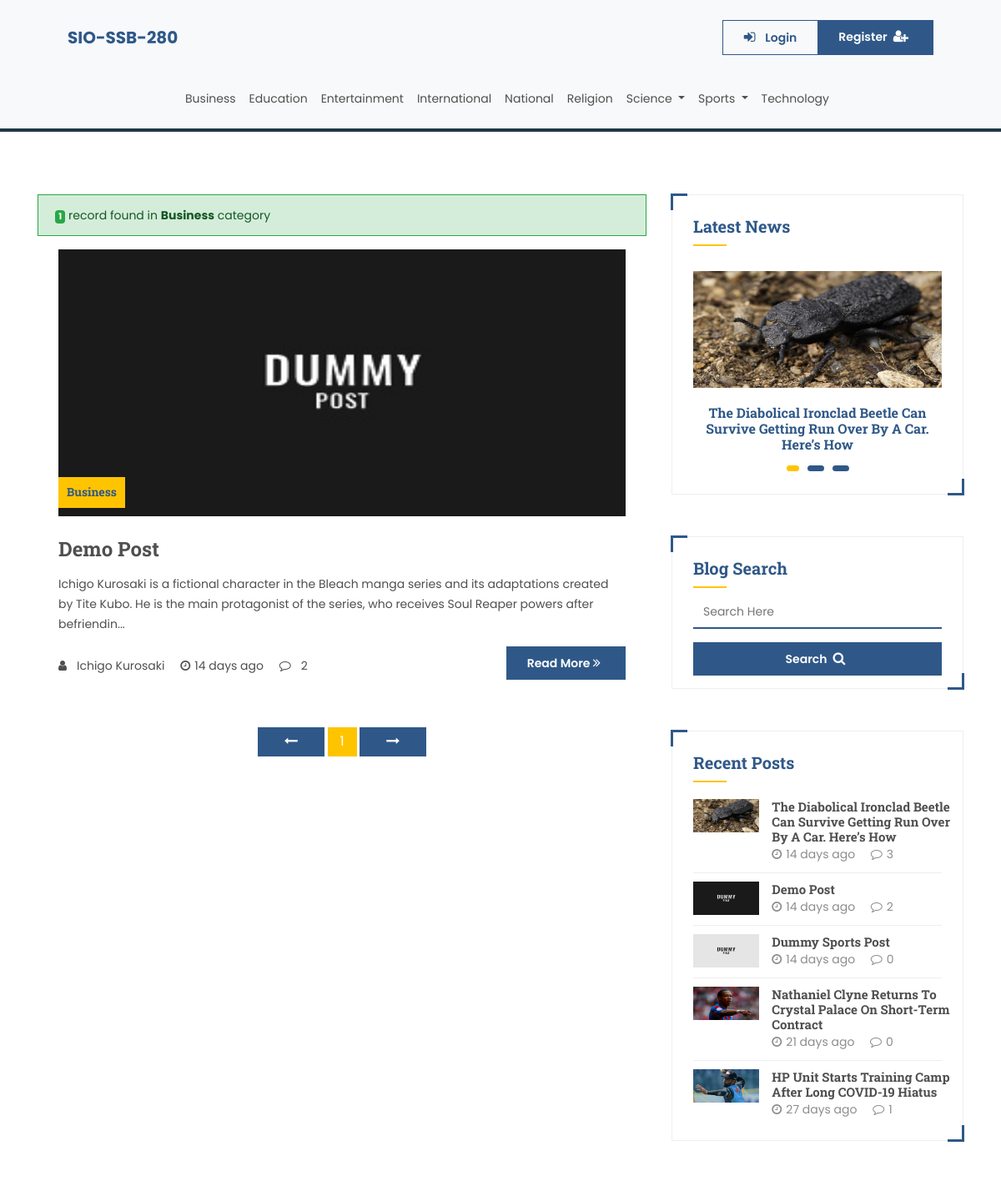
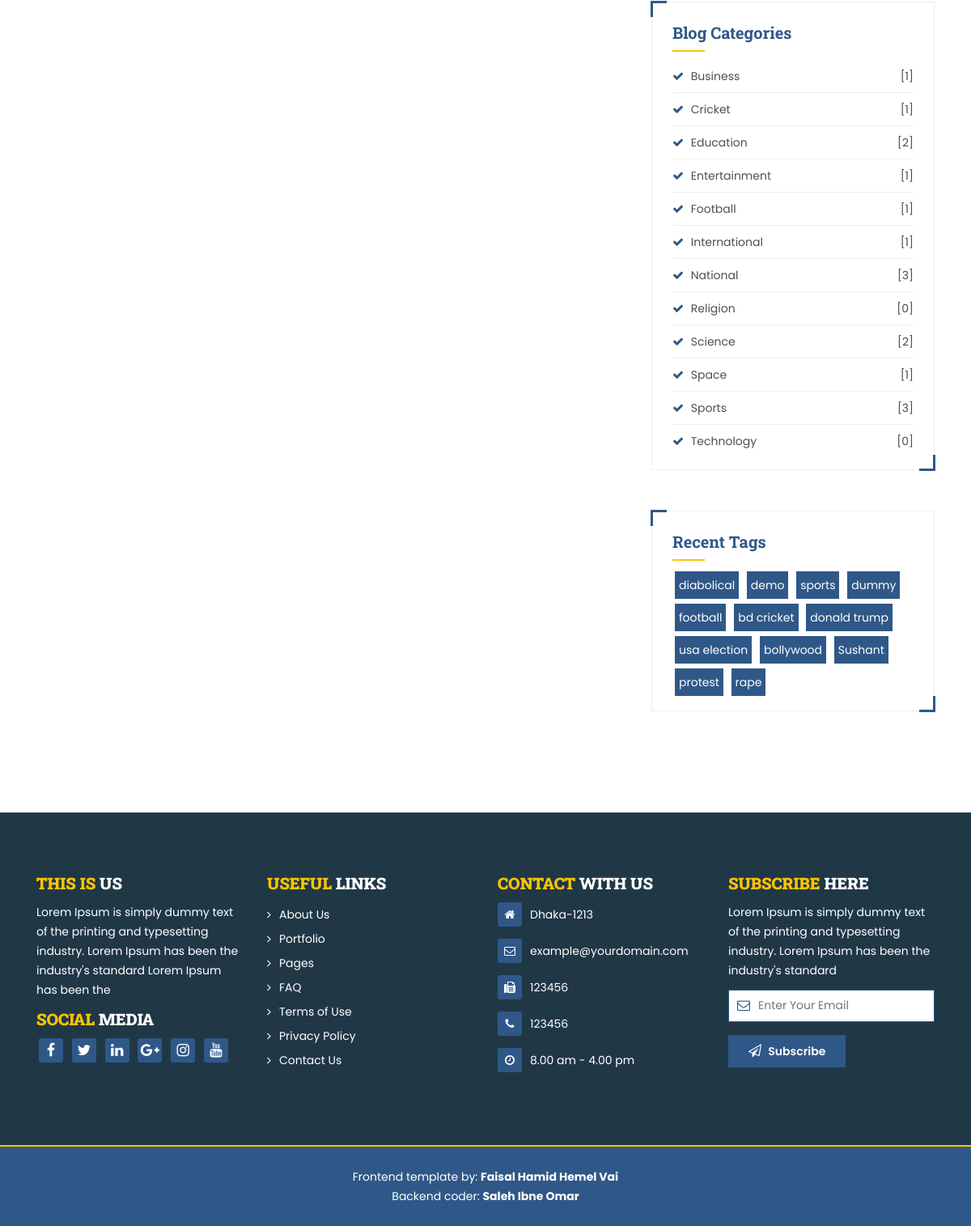
The app's page /post-by-category.php?category=Business with its own data (2 pictures, top to bottom).
### tables this page shows
CREATE TABLE `category` (
  `id` int(11) NOT NULL,
  `name` varchar(250) NOT NULL,
  `description` text DEFAULT NULL,
  `parent` int(11) NOT NULL DEFAULT 0,
  `status` tinyint(2) NOT NULL DEFAULT 1
);

CREATE TABLE `post` (
  `p_id` int(11) NOT NULL,
  `title` varchar(250) NOT NULL,
  `description` longtext NOT NULL,
  `image` text NOT NULL,
  `tags` varchar(250) DEFAULT NULL,
  `status` tinyint(1) NOT NULL COMMENT '0 = Draf\r\n1= Published',
  `dateTimePosted` datetime NOT NULL,
  `categoryId` int(11) NOT NULL,
  `authorId` int(11) NOT NULL
);

### post-by-category.php (the view, shortened to what this page needs)
<?php include 'includes/header.php'; ?>
    <section class="sub-page-section">
    </section>
    <section>
        <div class="container">
            <div class="row">
                <div class="col-md-8">
                <?php
                    if(isset($_GET['category'])){
                        $category= mysqli_real_escape_string($conn, trim($_GET['category']));
                        $category = str_replace("_"," ", $category);
                        $countQuery = "SELECT p.p_id FROM frontend_index_main_section_without_national_sorting_view p WHERE  p.catId=(SELECT id FROM category WHERE name='$category' AND status=1) OR p.catParent=(SELECT id FROM category WHERE name='$category' AND status=1) ";
                        $categoryResultCount = $conn->query($countQuery)->num_rows;
                        $viewQuery  ="SELECT p.*, COUNT(cmt.cid) AS 'byCatCmtCount' FROM frontend_index_main_section_without_national_sorting_view p LEFT JOIN sv_comments_onp_view cmt ON cmt.pid=p.p_id AND cmt.status=1 AND cmt.visitorStatus=1 WHERE ( p.catId=(SELECT id FROM category WHERE name='$category' AND status=1) OR p.catParent=(SELECT id FROM category WHERE name='$category' AND status=1) ) GROUP BY p.p_id  ORDER BY p.p_id DESC LIMIT ?, ?";
                        $page = "post-by-category.php?category={$category}&";
                        $result = paginationResult($categoryResultCount, $viewQuery, $page);
                    }
                    else{
                        header("Location: index.php");
                        exit();
                    }
                ?>
                <?php if($categoryResultCount==0){ ?>
                    <div class="alert alert-info rounded-0 border-info">
                       <b>No records found!</b>
                    </div>
                <?php } else{ ?>
                    <div class="alert alert-success rounded-0 border-success">
                      <span class="badge badge-success"><?=$categoryResultCount;?></span><?php if($categoryResultCount==1){ echo ' record '; }else { echo ' records '; } ?> found in <b><?=$category;?></b> category
                    </div>
                <?php
                while($row = $result->fetch_assoc()){
                    extract($row);
                ?>
                    <div class="blog-post">
                        <div class="blog-banner">
                            <a href="single-post.php?post_id=<?=$p_id;?>">
                                <img src="admin/images/posts/<?=$image;?>" >
                                <div class="blog-category-name">
                                    <h6><?=$categoryName;?></h6>
                                </div>
                            </a>
                        </div>
                        <div class="blog-description">
                            <a href="single-post.php?post_id=<?=$p_id;?>">
                                <h3 class="post-title"><?=$title;?></h3>
                            </a>
                            <p>
                                <?=$shortDescription;?>...
                            </p>
                            <div class="row">
                                <div class="col-md-8">
                                    <div class="blog-info">
                                        <ul>
                                            <li><i class="fa fa-user"></i>&ensp;<?=$authorName;?></li>
                                            <li><i class="fa fa-clock-o"></i><?=elapsedTime($dateTimePosted);?></li>
                                            <li><i class="fa fa-comment-o"></i>&ensp;<?=$byCatCmtCount;?></li>
                                        </ul>
                                    </div>
                                </div>
                                <div class="col-md-4 read-more-btn">
                                    <a href="single-post.php?post_id=<?=$p_id;?>" class="btn-main">Read More <i class="fa fa-angle-double-right"></i></a>
                                </div>
                            </div>
                        </div>
                    </div>
                <?php } ?>
                    <div class="paginetion">
                        <ul>
                            <?php
                            echo paginationNavs($page);
                            ?>
                        </ul>
                    </div>
                <?php }  ?>
                </div>
                <?php include 'includes/aside.php'; ?>
            </div>
        </div>
    </section>
<?php include 'includes/footer.php'; ?>
<?php include 'includes/bottom.php'; ?>

### includes/header.php (shortened to what this page needs)
<?php
    require 'config/db.php';
    include 'config/functions.php';
    $hasLoggedInVisitor = false;
?>
<!doctype html>
<html lang="en">
  <head>
    <link rel="stylesheet" type="text/css" href="assets/bootstrap/css/bootstrap.min.css">
    <link rel="stylesheet" type="text/css" href="assets/css/font-awesome.min.css">
    <link rel="stylesheet" type="text/css" href="assets/css/flaticon.css">
    <link rel="stylesheet" type="text/css" href="assets/css/animate.min.css">
    <link rel="stylesheet" type="text/css" href="assets/css/owl.carousel.min.css">
    <link rel="stylesheet" type="text/css" href="assets/css/owl.theme.default.min.css">
    <link rel="stylesheet" type="text/css" href="assets/css/jquery.fancybox.min.css">
    <link rel="stylesheet" href="assets/toastr/toastr.min.css">
    <link rel="stylesheet" type="text/css" href="assets/css/style.css">
    <link rel="stylesheet" type="text/css" href="assets/css/responsive.css">
  </head>
  <body>
    <header class="bg-light">
        <div class="container col-lg-11 col-md-12">
            <div class="row">
                <div class="col-md-12">
                    <nav class="navbar navbar-expand-lg  bg-transparent py-4" >
                        <a class="navbar-brand" href="index.php"> <b>SIO-SSB-280</b> </a>
                        <?php if($hasLoggedInVisitor){?>
                          <div class="dropdown ml-auto">
                            <button class="btn-main dropdown-toggle" type="button" id="dropdownMenuButton" data-toggle="dropdown" aria-haspopup="true" aria-expanded="false">
                            <i class="fa fa-user-o" aria-hidden="true"></i>
                              <?php echo explode(" ", $_SESSION['visitorData']['name'])[0]; ?>&ensp;
                              <i class="fa fa-caret-down" aria-hidden="true"></i>
                            </button>
                            <div class="dropdown-menu bs-dropdown-menu dropdown-menu-right mt-3" aria-labelledby="dropdownMenuButton">
                              <a class="dropdown-item" href="profile.php?operation=view"><i class="fa fa-user-o" aria-hidden="true"></i>&ensp;Profile</a>
                              <a class="dropdown-item" href="logout.php"><i class="fa fa-sign-out" aria-hidden="true"></i>&ensp;Logout</a>
                            </div>
                        </div>
                        <?php }else{ ?>
                          <div class="btn-group  ml-auto" role="group">
                            <a href="login-register.php?operation=login" class="btn-main login-nav-btn" ><i class="fa fa-sign-in fa-sign-in-nav" aria-hidden="true"></i>&ensp;Login</a>
                            <a href="login-register.php?operation=register" class="btn-main">Register&ensp;<i class="fa fa-user-plus " aria-hidden="true"></i></a>
                          </div>
                        <?php } ?>
                    </nav>
                </div>
            </div>
        </div>
        <div class="container col-lg-11 col-md-12">
            <div class="row">
                <div class="col-md-12">
                    <nav class="navbar navbar-expand-lg  bg-transparent pb-3 pt-2 " >
                        <div class="collapse navbar-collapse" id="navbarSupportedContent">
                          <ul class="navbar-nav mx-auto">
                          <?php
                              $query  = "SELECT name AS 'navCategoryName', id AS 'navCategoryId' FROM category WHERE  status  = 1 AND parent=0 ORDER BY name ASC ";
                              $result = mysqli_query($conn, $query);
                              while($row = mysqli_fetch_assoc($result)){
                                extract($row);
                                $subCategoryQuery  = "SELECT name AS 'navSubCatName', id AS 'navSubCatId' FROM category WHERE parent='$navCategoryId' AND status = 1";
                                $subCategoryResult = mysqli_query($conn, $subCategoryQuery);
                                $countSubCategory  = mysqli_num_rows($subCategoryResult);
                                $spaceReplacedMainCategoryName = str_replace(" ", "_", $navCategoryName);
                          ?>
                            <?php if($countSubCategory==0){ ?>
                              <li class="nav-item">
                                  <a class="nav-link" href="post-by-category.php?category=<?=$spaceReplacedMainCategoryName;?>"><?=$navCategoryName;?></a>
                              </li>
                          <?php } else {?>
                             <li class="nav-item dropdown">
                              <a class="nav-link dropdown-toggle" href="#" id="navbarDropdown" role="button" data-toggle="dropdown" aria-haspopup="true" aria-expanded="false">
                              <?=$navCategoryName;?>
                              </a>
                            </li>
                            <?php } } ?>
                          </ul>
                        </div>
                      </nav>
                </div>
            </div>
        </div>
    </header>

### includes/aside.php (shortened to what this page needs)
<div class="col-md-4">
<div class="widget latest-news-responsive-margin">
    <h4>Latest News</h4>
    <div class="title-border"></div>
    <div class="sidebar-latest-news owl-carousel owl-theme">
        <?php
            $latestNewsQuery  = "SELECT p_id AS 'latestPid', title 'latestPostTitle', image 'latestPostImage', SUBSTRING(description, 1, 50) AS 'latestPostDescription' FROM post WHERE status=1 ORDER BY p_id DESC LIMIT 3";
            $latestNewsResult = mysqli_query($conn, $latestNewsQuery);
            while($row = mysqli_fetch_assoc($latestNewsResult)){
                extract($row);
        ?>
        <div class="item">
            <div class="latest-news">
                <div class="latest-news-image">
                    <a href="single-post.php?post_id=<?=$latestPid;?>">
                        <img src="admin/images/posts/<?=$latestPostImage;?>">
                    </a>
                </div>
                <h5><?=$latestPostTitle;?></h5>
            </div>
        </div>
        <?php } ?>
    </div>
</div>
<div class="widget">
        <h4>Blog Search</h4>
        <div class="title-border"></div>
        <div class="search-bar">
            <form method="GET" action="post-search.php">
                <div class="form-group">
                    <input type="text" name="searchKey" maxlength="50" placeholder="Search Here" autocomplete="off" class="form-input">
                </div>
                <div class="read-more-btn">
                    <button type="submit" class="w-100 btn-main">Search&ensp;<i class="fa fa-search" aria-hidden="true"></i></button>
                </div>
            </form>
        </div>
</div>
<div class="widget">
    <h4>Recent Posts</h4>
    <div class="title-border"></div>
    <div class="recent-post">
    <?php
        $recentPostQuery = "SELECT p.p_id AS 'recentPostId', p.title AS 'recentPostTitle', p.image AS 'recentPostImage', p.dateTimePosted AS 'recentPostDateTime', COUNT(cmt.cid) AS 'recentPostCmtCount' FROM frontend_index_main_section_without_national_sorting_view p LEFT JOIN sv_comments_onp_view cmt ON cmt.pid=p.p_id AND cmt.status=1 AND cmt.visitorStatus=1 GROUP BY p.p_id ORDER BY p.p_id DESC LIMIT 5";
        $recentPostResult = mysqli_query($conn, $recentPostQuery);
        while($row = mysqli_fetch_assoc($recentPostResult)){
            extract($row);
    ?>
        <div class="recent-post-item">
            <div class="row">
                <div class="col-md-4">
                    <img src="admin/images/posts/<?=$recentPostImage;?>">
                </div>
                <div class="col-md-8 no-padding">
                    <h5><a href="single-post.php?post_id=<?=$recentPostId;?>"><?=$recentPostTitle;?></a></h5>
                    <ul>
                        <li><i class="fa fa-clock-o"></i><?=elapsedTime($recentPostDateTime);?></li>
                        <li><i class="fa fa-comment-o"></i><?=$recentPostCmtCount;?></li>
                    </ul>
                </div>
            </div>
        </div>
    <?php
        }
    ?>
    </div>
</div>
<div class="widget">
    <h4>Blog Categories</h4>
    <div class="title-border"></div>
    <div class="blog-categories">
        <ul>
            <?php
                $widgetCategoryQuery = "SELECT c.name AS 'widgetCategoryName', COUNT(p.p_id) AS 'counts' FROM category c LEFT JOIN post p ON (p.categoryId IN (SELECT id FROM category WHERE parent=c.id AND status=1) OR p.categoryId=c.id) AND p.status=1 WHERE c.status=1 GROUP BY c.name ORDER BY c.name ASC";
                $widgetCategoryResult = mysqli_query($conn, $widgetCategoryQuery);
                while($row = mysqli_fetch_assoc($widgetCategoryResult)){
                    extract($row);
            ?>
            <li>
                <i class="fa fa-check"></i>
                <a href="post-by-category.php?category=<?=$widgetCategoryName;?>"><?=$widgetCategoryName;?></a>
                <span>[<?=$counts;?>]</span>
            </li>
            <?php } ?>
        </ul>
    </div>
</div>
<div class="widget">
    <h4>Recent Tags</h4>
    <div class="title-border"></div>
    <div class="meta-tags">
        <?php
            $tagsQuery = "SELECT tags FROM post WHERE status=1 ORDER BY p_id DESC LIMIT 8 ";
            $tagsResult = mysqli_query($conn, $tagsQuery);
            $tagsString = "";
            while($row = mysqli_fetch_assoc($tagsResult)){
                extract($row);
                $tagsString.=($tags.",");
            }
            $tagsArray = explode(",",$tagsString);
            $tagsArray = array_unique($tagsArray);
            foreach($tagsArray as $key=> $tag){
                if($key == array_key_last($tagsArray)){ break; }
        ?>
        <span><a class="text-white d-inline-block" href="post-by-tag.php?tag=<?=$tag;?>"><?=$tag;?></a></span>
        <?php } ?>
    </div>
</div>
</div>

### records on screen
category: name "Business"
category: name "Education"
category: name "Entertainment"
category: name "International"
category: name "National"
category: name "Religion"
category: name "Science"
category: name "Sports"
category: name "Technology"
post: image (picture), categoryName "Business", title "Demo Post", shortDescription "Ichigo Kurosaki is a fictional character in the Bleach manga series and its adaptations created by Tite Kubo. He is the main protagonist of the series, who receives Soul Reaper powers after befriendin", authorName "Ichigo Kurosaki", dateTimePosted "14 days ago", byCatCmtCount "2"
post: image (picture), title "The Diabolical Ironclad Beetle Can Survive Getting Run Over By A Car. Here’s How"

### other values on screen
$categoryResultCount "1"
$category "Business"
$recentPostTitle "The Diabolical Ironclad Beetle Can Survive Getting Run Over By A Car. Here’s How"
elapsedTime($recentPostDateTime) "14 days ago"
$recentPostCmtCount "3"
$recentPostTitle "Demo Post"
$recentPostCmtCount "2"
$recentPostTitle "Dummy Sports Post"
$recentPostCmtCount "0"
$recentPostTitle "Nathaniel Clyne Returns To Crystal Palace On Short-Term Contract"
elapsedTime($recentPostDateTime) "21 days ago"
$recentPostTitle "HP Unit Starts Training Camp After Long COVID-19 Hiatus"
elapsedTime($recentPostDateTime) "27 days ago"
$recentPostCmtCount "1"
$widgetCategoryName "Business"
